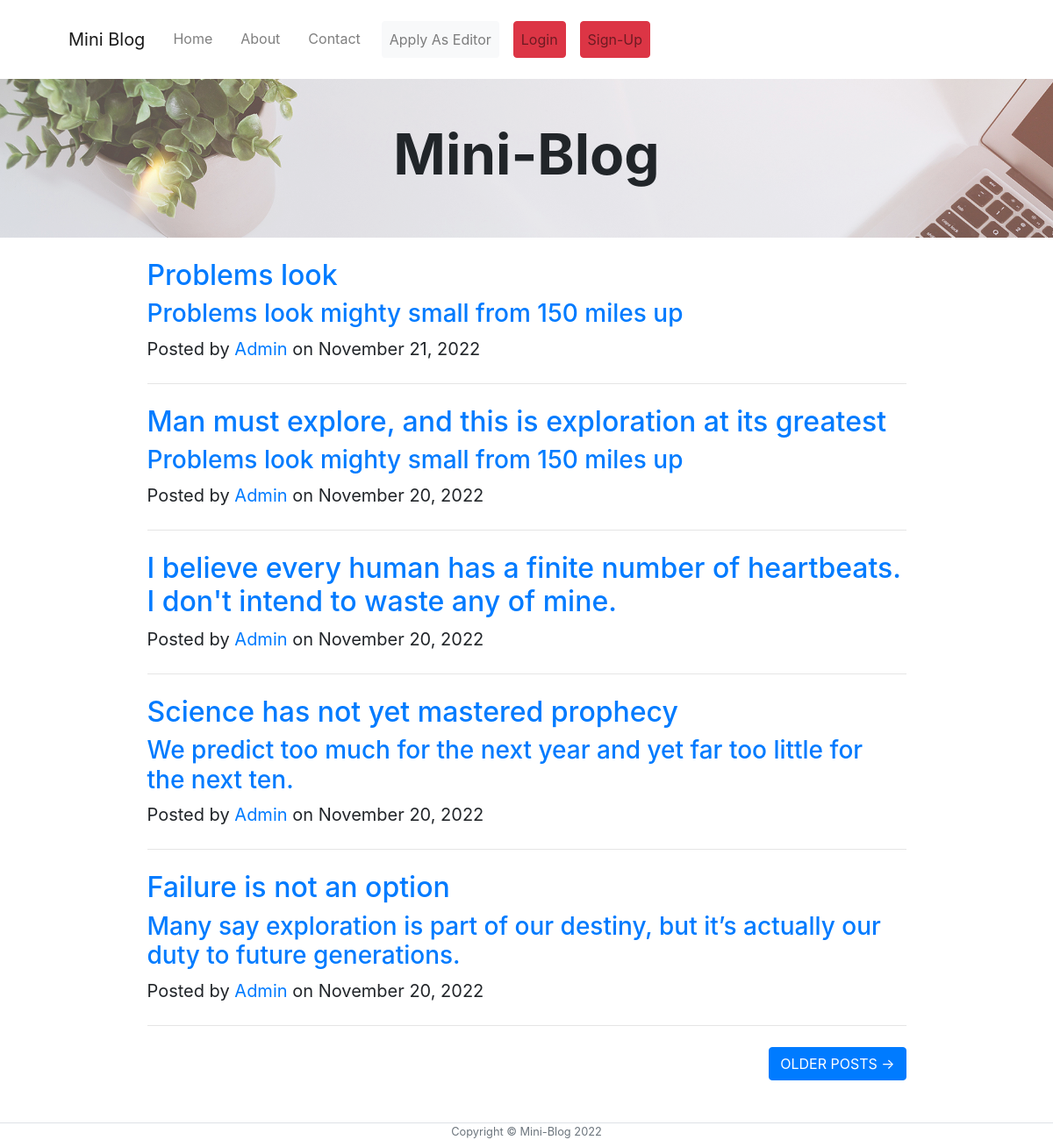
The page / on the database its author committed.
### blog/models.py (models this page shows, shortened)
class Blog(models.Model):
    title = models.CharField(max_length=200)
    subtitle = models.TextField(max_length=400, null=True,blank=True)
    slug = models.SlugField(max_length=200,unique=True)
    post = HTMLField()
    status = models.BooleanField(help_text="Check For Active else Inactive",default=True)
    created_by = models.ForeignKey(User, on_delete=models.CASCADE,limit_choices_to={'is_staff': True})
    created_at = models.DateTimeField(auto_now_add=True)
    updated_at = models.DateTimeField(auto_now=True)

### authentication/models.py (models this page shows)
class User(AbstractBaseUser, PermissionsMixin):
    email = models.EmailField(max_length=254, unique=True)
    first_name = models.CharField(max_length=254)
    last_name = models.CharField(max_length=254, null=True, blank=True)
    is_editor = models.BooleanField(default=False)
    is_staff = models.BooleanField(default=False)
    is_superuser = models.BooleanField(default=False)
    is_active = models.BooleanField(default=True)
    last_login = models.DateTimeField(null=True, blank=True)
    date_joined = models.DateTimeField(auto_now_add=True)
    USERNAME_FIELD = 'email'
    EMAIL_FIELD = 'email'
    REQUIRED_FIELDS = []
    objects = UserManager()

### blog/views.py (the view)
# urls.py: path('',views.HomeView,name="home"),
def HomeView(request):
    blog = Blog.objects.filter(status=True).order_by('-id')
    return render(request,'index.html',{'blogs':blog})

### templates/index.html (shortened to what this page needs)
{% extends 'layout/main.html' %}
{% block body %}
{% include 'include/headtitle.html' with headtitle="Mini-Blog" headsubTitle=""  %}
<div class="container py-4 px-4 px-lg-5">
    <div class="row gx-4 gx-lg-5 justify-content-center">
        <div class="col-md-10">
            {% for blog in blogs %}
            <div class="post-preview">
                <a href="{% url 'post' blog.slug %}">
                    <h2 class="post-title">{{blog.title}}</h2>
                    <h3 class="post-subtitle">
                        {% if blog.subtitle %}
                        {{blog.subtitle}}
                        {% endif %}
                    </h3>
                </a>
                <p class="post-meta">
                    Posted by
                    <a href="/">{{blog.created_by.first_name}}</a>
                    on {{blog.created_at|date:"F d, Y"}}
                </p>
            </div>
            <hr class="my-4" />
            {% endfor %}
            <div class="d-flex justify-content-end mb-4"><a class="btn btn-primary text-uppercase" href="/">Older Posts
                    →</a></div>
        </div>
    </div>
</div>
{% endblock body %}

### templates/layout/main.html (shortened to what this page needs)
{% load static %}
<!DOCTYPE html>
<html lang="en">
<head>
    <link rel="stylesheet" href="https://cdn.jsdelivr.net/npm/bootstrap@4.0.0/dist/css/bootstrap.min.css"
>
</head>
<body>
    {% include 'include/header.html' %}
    {% block body %}
    {% endblock body %}
    {% include 'include/footer.html' %}
</body>
</html>

### templates/include/header.html (shortened to what this page needs)
{% load static %}
<nav class="navbar navbar-expand-lg {% if editor == '1' %} bg-dark {% else %} navbar-light {% endif %}" id="mainNav">
    <div class="container px-2 px-lg-5">
        <a class="navbar-brand" href="{% url 'home' %}">Mini Blog</a>
        <div class="collapse navbar-collapse" id="navbarResponsive">
            {% if editor == "1" %}
            <ul class="navbar-nav ms-auto py-4 py-lg-0">
                <li class="nav-item"><a class="nav-link px-lg-3 py-3 py-lg-4" href="{% url 'dashboard' %}">Dashboard</a>
                </li>
                </li>
                <li class="nav-item  mx-2 my-3"><a class="nav-link btn btn-danger"
                        href="{% url 'logout_editor' %}">Logout</a>
                </li>
            </ul>
            {% else %}
            <ul class="navbar-nav ms-auto py-4 py-lg-0">
                <li class="nav-item"><a class="nav-link px-lg-3 py-3 py-lg-4" href="{% url 'home' %}">Home</a></li>
                <li class="nav-item"><a class="nav-link px-lg-3 py-3 py-lg-4" href="{% url 'about' %}">About</a></li>
                <li class="nav-item"><a class="nav-link px-lg-3 py-3 py-lg-4" href="{% url 'contact' %}">Contact</a>
                </li>
                {% if request.user.is_authenticated and not request.user.is_staff %}
                <li class="nav-item  mx-2 my-3"><a class="nav-link btn btn-default bg-light text-black"
                        href="{% url 'applyform' %}">Apply As
                        Editor</a></li>
                <li class="nav-item  mx-2 my-3"><a class="nav-link btn btn-danger" href="{% url 'logout' %}">Logout</a>
                </li>
                {% else %}
                <li class="nav-item  mx-2 my-3"><a class="nav-link btn btn-default bg-light text-black"
                        href="{% url 'login' %}">Apply As
                        Editor</a></li>
                <li class="nav-item  mx-2 my-3"><a class="nav-link btn btn-danger" href="{% url 'login' %}">Login</a>
                </li>
                <li class="nav-item  mx-2 my-3"><a class="nav-link btn btn-danger"
                        href="{% url 'sign-up' %}">Sign-Up</a>
                </li>
                {% endif %}
            </ul>
            {% endif %}
        </div>
    </div>
</nav>

### templates/include/headtitle.html (shortened to what this page needs)
{% load static %}
<header class="masthead py-5">
    <div class="container position-relative px-4 px-lg-5">
        <div class="row gx-4 gx-lg-5 justify-content-center">
            <div class="col-md-8">
                <div class="site-heading text-center">
                    <h1 class="font-weight-bold">{{headtitle}}</h1>
                </div>
            </div>
        </div>
    </div>
</header>

### templates/include/footer.html (shortened to what this page needs)
 <footer class="border-top">
     <div class="container px-4 px-lg-5">
         <div class="row gx-4 gx-lg-5 justify-content-center">
             <div class="col-md-10 col-lg-8 col-xl-7">
                 <div class="small text-center text-muted fst-italic">Copyright &copy; Mini-Blog 2022</div>
             </div>
         </div>
     </div>
 </footer>

### templates/layout/main.html (style rules this page uses)
.masthead { position: relative; display: flex; align-items: center; justify-content: center; }
.masthead::before { content: ""; background-image: url('/static/assets/img/home-bg.jpg'); background-size: cover; position: absolute; top: 0px; right: 0px; bottom: 0px; left: 0px; opacity: 0.75; }
.container p { font-size: 20px; }

### templates/include/headtitle.html (style rules this page uses)
h1 { font-size: 4rem !important; }

### rows shown on the page
Blog: title "Problems look", subtitle "Problems look mighty small from 150 miles up", created_by.first_name "Admin", created_at "November 21, 2022"
Blog: title "Man must explore, and this is exploration at its greatest", subtitle "Problems look mighty small from 150 miles up", created_by.first_name "Admin", created_at "November 20, 2022"
Blog: title "I believe every human has a finite number of heartbeats. I don't intend to waste any of mine.", created_by.first_name "Admin", created_at "November 20, 2022"
Blog: title "Science has not yet mastered prophecy", subtitle "We predict too much for the next year and yet far too little for the next ten.", created_by.first_name "Admin", created_at "November 20, 2022"
Blog: title "Failure is not an option", subtitle "Many say exploration is part of our destiny, but it’s actually our duty to future generations.", created_by.first_name "Admin", created_at "November 20, 2022"

### other values the page prints
{{ headtitle }} "Mini-Blog"
